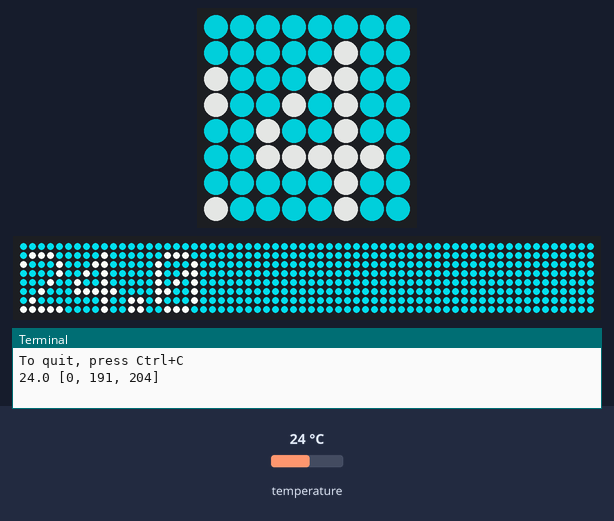
A program run on a simulated Raspberry Pi (BCM pin numbers) with a Sense HAT. On the bench: the Sense HAT's 8×8 RGB LED matrix, a strip that is not on the board, showing the scrolling text unrolled, the last lines printed to the terminal. The inputs (shaded band) are chosen by the test bench; at power-on: temperature 24 °C. Dim RGB values are drawn brighter than linear; the 64×8 strip is a reading aid, not a part: it shows the text the matrix is scrolling, unrolled, one strip-width of it at a time.

Above: at 1.28 s.
1.3 s: temperature set to 12 °C
At 7.99 s:
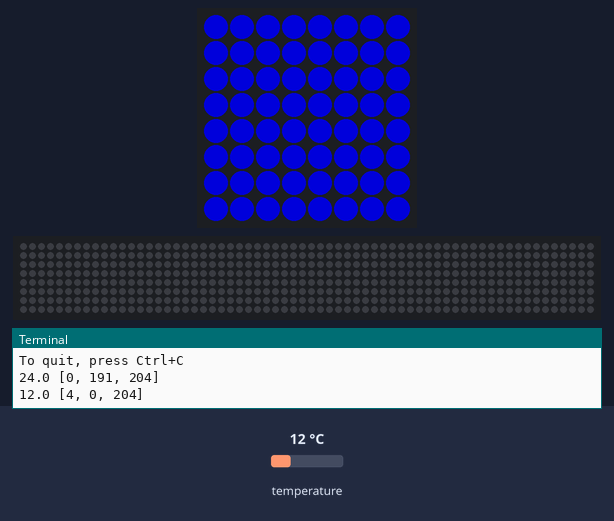
9.2 s: temperature set to 28 °C
At 15.71 s:
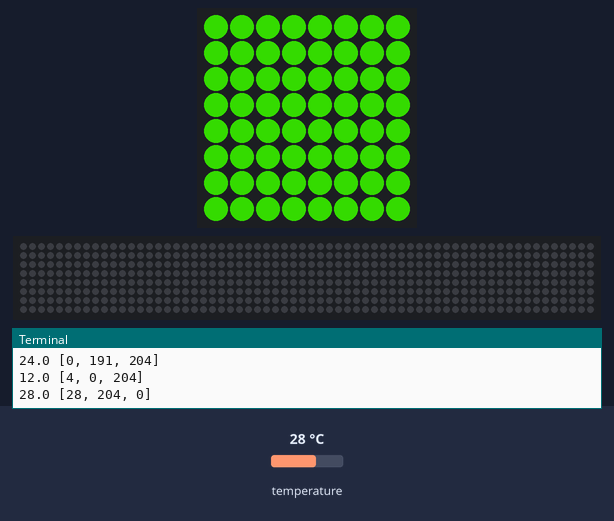
17.2 s: temperature set to 33 °C
At 23.64 s:
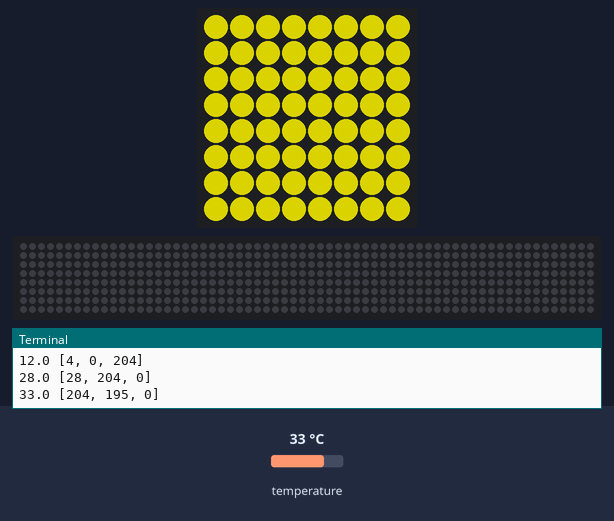
25.1 s: temperature set to 39.6 °C
At 35.6 s:
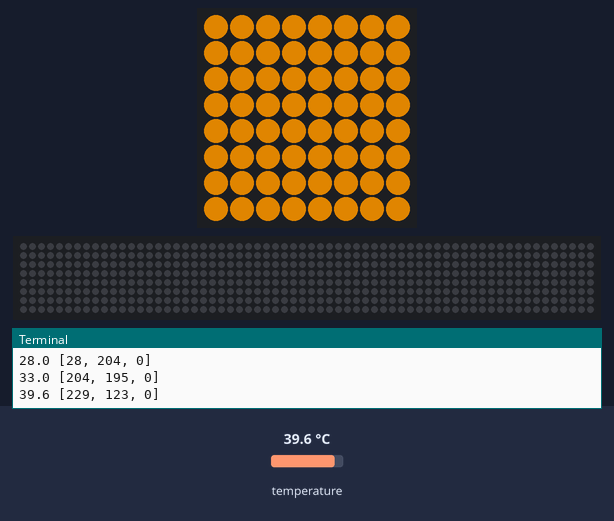
35.9 s: temperature set to 40.1 °C
At 43.4 s:
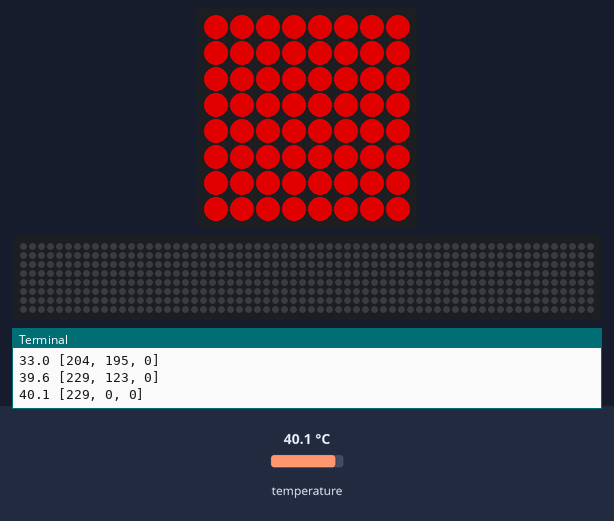
43.8 s: temperature set to 24 °C
At 50.4 s:
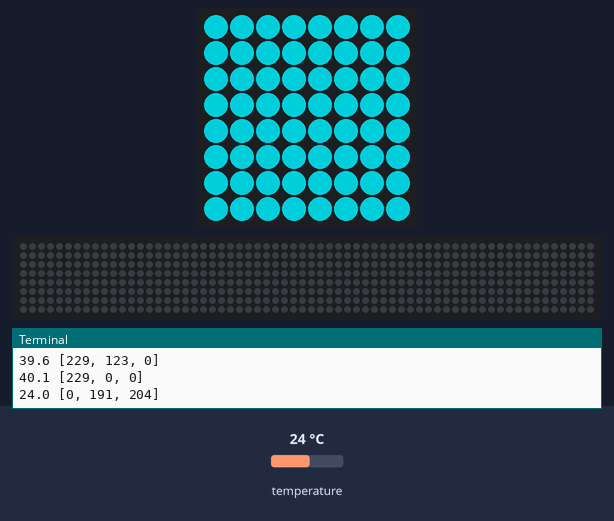

The program:

weather_station.py
```python
#!/usr/bin/env python3
# ========================================================================
# weather_station.py
#
# Description: Python version of the Scratch 3 version.
#
# https://learn.littlebirdelectronics.com.au/raspberry-pi/raspberry-pi-weather-station-with-the-sense-hat
#
# Author: Jim Ing
# Date: 2024-08-21
# ========================================================================

from time import sleep
from config import sense

sense.clear()

R = [229, 0, 0]     # red
O = [229, 123, 0]   # darkorange
Y = [204, 195, 0]   # goldenrod
G = [28, 204, 0]    # limegreen
T = [0, 191, 204]   # darkturquoise
B = [4, 0, 204]     # mediumblue
W = [255, 255, 255] # white
K = [0, 0, 0]       # black

try:
    print ("To quit, press Ctrl+C")
    while True:
        temp = sense.get_temperature()
        temp_color = K

        if temp > 40:
            temp_color = R
        elif temp > 35:
            temp_color = O
        elif temp > 30:
            temp_color = Y
        elif temp > 25:
            temp_color = G
        elif temp > 20:
            temp_color = T
        else:
            temp_color = B

        print(temp, temp_color)

        sense.show_message(str(temp), text_colour=W, back_colour=temp_color)
        sleep(5)

except KeyboardInterrupt:
    sense.clear()
```

config.py
```python
#!/usr/bin/env python3
# ========================================================================
# config.py
#
# Description: Global configuration.
#
# Author: Jim Ing
# Date: 2024-08-29
# ========================================================================

from sense_hat import SenseHat
#from sense_hat import SenseHat, ACTION_PRESSED, ACTION_HELD, ACTION_RELEASED

sense = SenseHat()

sense.rotation = 0
sense.low_light = True
```

Measured:
- the behaviour switches between 40 and 40.1 °C on temperature (found by bisection; images 4 and 5)
- after the input at 1.3 s, the LEDs: first differ from a run without the input after 6.6 s (image 1)
- after the input at 9.2 s, the LEDs: first differ from a run without the input after 6.5 s (image 2)
- after the input at 17.2 s, the LEDs: first differ from a run without the input after 6.4 s (image 3)
- after the input at 25.1 s, the LEDs: first differ from a run without the input after 6.4 s (image 4)
- after the input at 35.9 s, the LEDs: change after 3.5 s (image 5)
- after the input at 43.8 s, the LEDs: change after 3.4 s (image 6)
